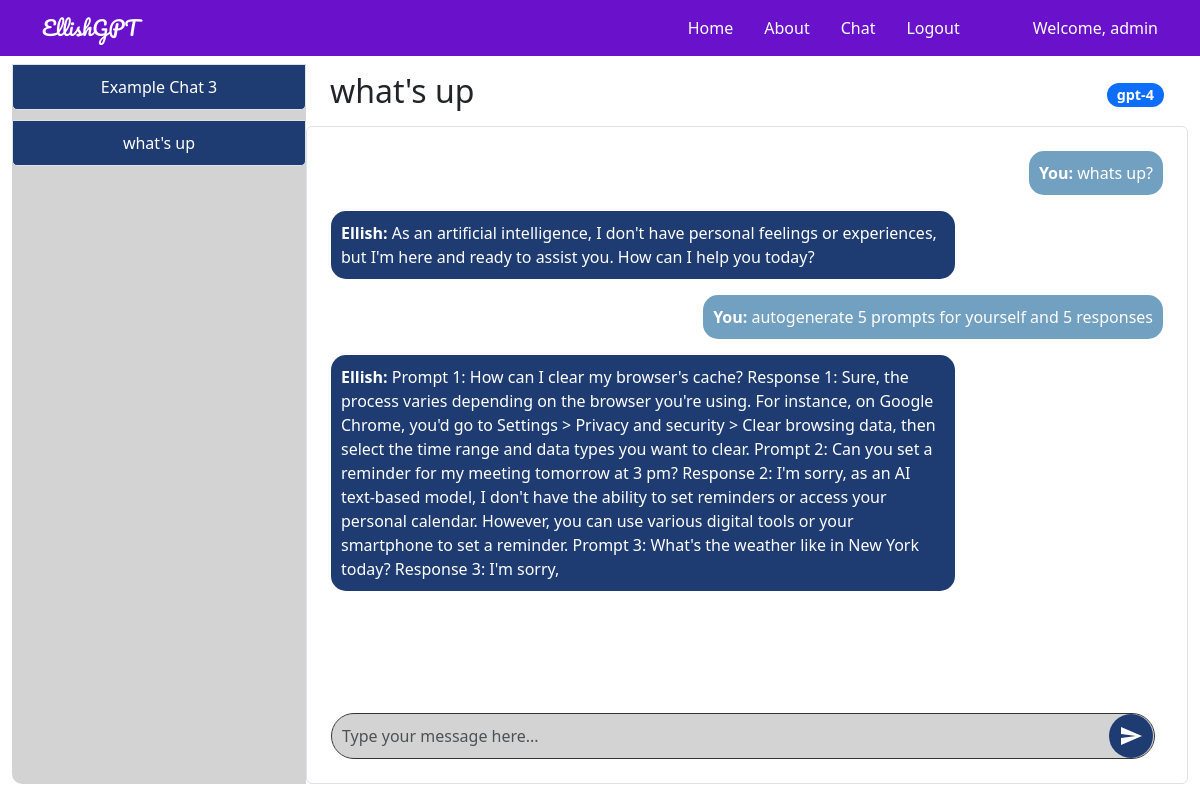
The page /chat/4 (signed in) on the database as committed earlier.
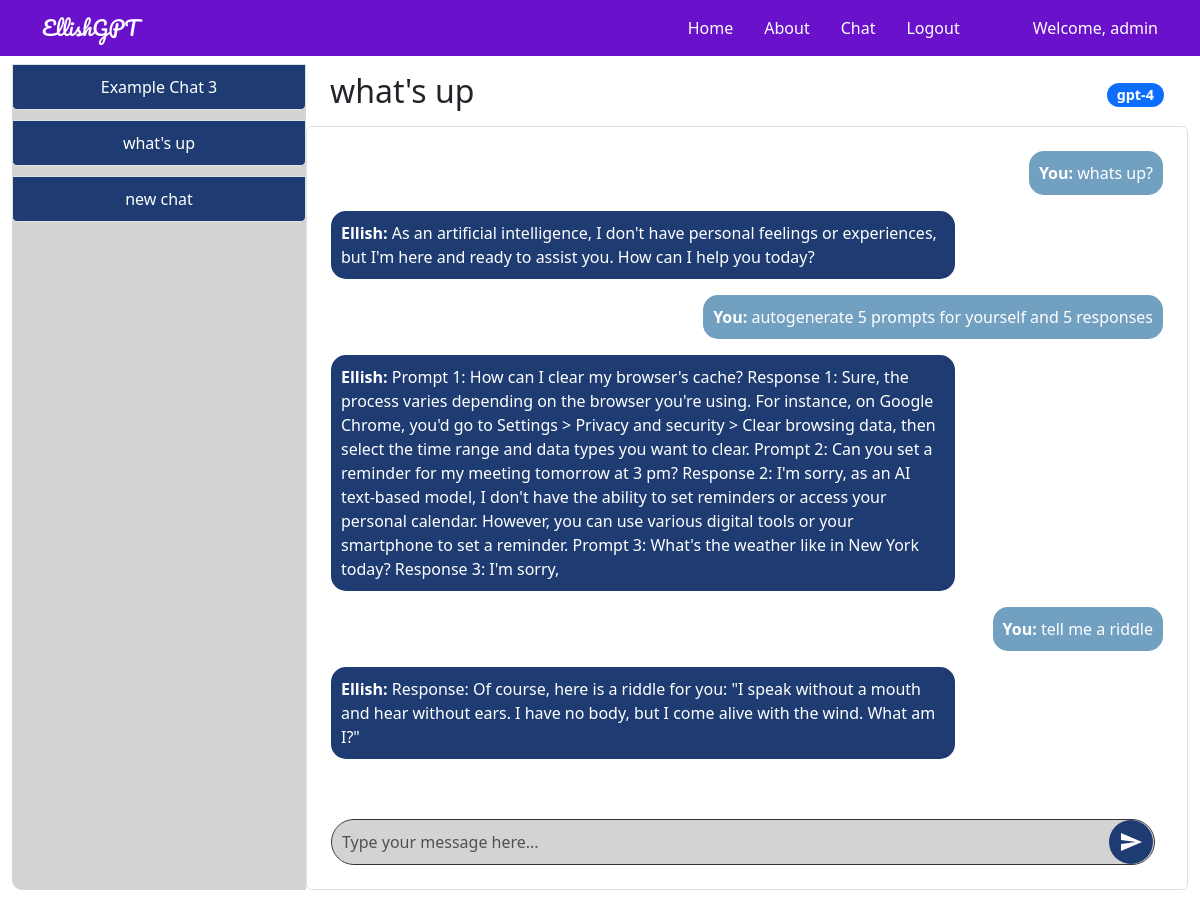
The same page on the database as committed later.
### tables this page shows
CREATE TABLE users (
        userid INTEGER PRIMARY KEY,
        username TEXT NOT NULL UNIQUE,
        password TEXT NOT NULL
    );

CREATE TABLE chats (
        chat_id INTEGER PRIMARY KEY,
        user_id INTEGER,
        model_id INTEGER,
        title TEXT,
        chat TEXT,
        time DATETIME,
        model_name TEXT,
        FOREIGN KEY(user_id) REFERENCES users(userid),
        FOREIGN KEY(model_id) REFERENCES models(modelid)
    );

CREATE TABLE chat_messages (
        id INTEGER PRIMARY KEY AUTOINCREMENT,
        chat_id INTEGER,
        sender TEXT,
        message TEXT,
        timestamp DATETIME DEFAULT CURRENT_TIMESTAMP,
        FOREIGN KEY (chat_id) REFERENCES chats(chat_id)
    );

### genaiserver_wl_folder/flask_app.py (the view, shortened to what this page needs)
    @app.route('/chat/<int:chat_id>', methods=['GET', 'POST'])
    @login_required
    def open_chat(chat_id):
        try:
            db = get_db()
            username = session['username']
            cur = db.execute('SELECT userid FROM users WHERE username = ?', (username,))
            user_id = cur.fetchone()[0]
            cur = db.execute('SELECT * FROM chats WHERE chat_id = ?', (chat_id,))
            chat = cur.fetchone()
            if chat is None:
                logging.error(f"Chat with id {chat_id} not found.")
                flash("Chat not found.")
                return redirect(url_for('chat'))
            chat_data = dict(time=chat[5], chat=chat[4], title=chat[3], chat_id=chat[0], model_name=chat[6])
            cur_messages = db.execute('SELECT sender, message FROM chat_messages WHERE chat_id = ? ORDER BY timestamp DESC LIMIT 10', (chat_id,))
            messages = [{'sender': row[0], 'message': row[1]} for row in cur_messages.fetchall()]
            messages.reverse()  # Reverse to show the latest message at the bottom
            cur2 = db.execute('SELECT * FROM chats WHERE user_id = ? ORDER BY time;', (user_id,))
            chats = [dict(time=row[5], chat=row[4], title=row[3], chat_id=row[0], model_name=row[6]) for row in cur2.fetchall()]
            return render_template("chat_detail.html", app_data=app_data, chat=chat_data, messages=messages, chats=chats)
        except Exception as e:
            logging.exception(f"Error opening chat {chat_id}: {e}")
            flash("An error occurred while trying to open the chat.")
            return redirect(url_for('chat'))

### templates/chat_detail.html (shortened to what this page needs)
{% extends 'layout.html' %} {% block body %}
<div class="container-fluid">
    <div class="row" style="height: 90vh; overflow: hidden">
        <div class="col-md-3 d-flex align-items-stretch p-0">
            <div
                class="list-group sidebar d-flex flex-column justify-content-start w-100"
                style="
                    height: 100%;
                    border-radius: 10px 0 0 10px;
                    background-color: #d3d3d3;
                "
            >
                {% for chat in chats %}
                <div class="position-relative chat-item">
                    <a
                        href="{{ url_for('open_chat', chat_id=chat.chat_id) }}"
                        class="list-group-item list-group-item-action sidebar-item"
                    >
                        {{ chat.title }}
                    </a>
                </div>
                {% endfor %}
            </div>
        </div>
        <div
            class="col-md-9 d-flex flex-column p-0"
            style="
                height: 100%;
                border-radius: 0 10px 10px 0;
                background-color: #ffffff;
            "
        >
            <div
                class="d-flex justify-content-between align-items-center w-100 px-4 py-2"
                style="flex-shrink: 0"
            >
                <h2>{{ chat.title }}</h2>
                <span class="badge bg-primary">{{ chat.model_name }}</span>
            </div>
            <div
                class="chat-box p-4 border rounded bg-white"
                style="
                    flex-grow: 1;
                    padding: 20px;
                    height: 0;
                    border: 2px solid black;
                    overflow-y: auto;
                "
            >
                <div
                    id="chatHistory"
                    class="chat-history mb-4"
                    style="flex-grow: 1; padding-bottom: 1rem"
                >
                    {% for message in messages %}
                    <div
                        class="chat-message {{ 'align-self-end' if message.sender == 'You' else 'align-self-start' }}"
                        style="display: flex; flex-direction: column; align-items: {{ 'flex-end' if message.sender == 'You' else 'flex-start' }};"
                    >
                        <div
                            class="message-bubble {{ 'user-bubble' if message.sender == 'You' else 'bot-bubble' }}"
                            style="{{ 'background-color: #72a0c1; color: white;' if message.sender == 'You' else 'background-color: #1e3c72; color: white;' }}"
                        >
                            <strong>{{ message.sender }}:</strong> {{
                            message.message }}
                        </div>
                    </div>
                    {% endfor %}
                </div>
                <div class="chat-input" style="flex-shrink: 0">
                    <form id="chatForm" class="d-flex align-items-center">
                        <textarea
                            class="form-control me-2"
                            rows="1"
                            name="chat"
                            id="chatInput"
                            placeholder="Type your message here..."
                            style="
                                background-color: #d3d3d3;
                                color: black;
                                border: 1px solid #333;
                                border-radius: 25px;
                                padding: 10px;
                                resize: none;
                                flex-grow: 1;
                                max-height: 100px;
                                overflow-y: auto;
                            "
                        ></textarea>
                        <button
                            class="btn btn-gradient"
                            type="button"
                            onclick="sendChat()"
                            style="
                                background: #1e3c72;
                                color: white;
                                border: none;
                                border-radius: 50%;
                                padding: 10px;
                                display: flex;
                                align-items: center;
                                justify-content: center;
                                position: absolute;
                                right: 10px;
                            "
                        >
                            <svg
                                xmlns="http://www.w3.org/2000/svg"
                                width="24"
                                height="24"
                                fill="white"
                                viewBox="0 0 24 24"
                            >
                                <path
                                    d="M2.01 21l20.99-9-20.99-9-.01 7 15 2-15 2z"
                                />
                            </svg>
                        </button>
                    </form>
                </div>
            </div>
        </div>
    </div>
</div>
{% endblock %}

### templates/layout.html (shortened to what this page needs)
<!doctype html>
<html lang="en">
    <head>
        <link
            href="https://cdn.jsdelivr.net/npm/bootstrap@5.3.0-alpha1/dist/css/bootstrap.min.css"
            rel="stylesheet"
        />
    </head>
    <body style="margin: 0; padding: 0">
        {% include 'includes/_navbar.html' %}
        <main role="main" class="container-fluid pt-5 mt-3">
            {% block body %}{% endblock %}
        </main>
    </body>
</html>

### templates/includes/_navbar.html (shortened to what this page needs)
<nav
    class="navbar navbar-expand-lg navbar-light fixed-top"
    style="background-color: #6a11cb"
>
    <div class="container">
        <a
            class="navbar-brand"
            href="/"
            style="color: white; font-family: &quot;Pacifico&quot;, cursive"
            >{{ app_data['project_name'] }}</a
        >
        <div class="collapse navbar-collapse" id="navbarResponsive">
            <ul class="navbar-nav ml-auto" style="margin-left: auto">
                <li
                    class="nav-item {% if request.path == '/' %}active{% endif %}"
                >
                    <a class="nav-link" href="/" style="color: white">Home</a>
                </li>
                <li
                    class="nav-item {% if request.path == '/about' %}active{% endif %}"
                >
                    <a class="nav-link" href="/about" style="color: white"
                        >About</a
                    >
                </li>
                <li
                    class="nav-item {% if request.path == '/chat' %}active{% endif %}"
                >
                    <a class="nav-link" href="/chat" style="color: white"
                        >Chat</a
                    >
                </li>
                {% if "logged_in" not in session %}
                <li
                    class="nav-item {% if request.path == '/login' %}active{% endif %}"
                >
                    <a class="nav-link" href="/login" style="color: white"
                        >Login</a
                    >
                </li>
                <li
                    class="nav-item {% if request.path == '/register' %}active{% endif %}"
                >
                    <a class="nav-link" href="/register" style="color: white"
                        >Register</a
                    >
                </li>
                {% else %}
                <li
                    class="nav-item {% if request.path == '/logout' %}active{% endif %}"
                >
                    <a class="nav-link" href="/logout" style="color: white"
                        >Logout</a
                    >
                </li>
                {% endif %}
            </ul>
            {% if "logged_in" in session %}
            <span class="navbar-text" style="margin-left: 50px; color: white"
                >Welcome, {{ session['username'] }}</span
            >
            {% endif %}
        </div>
    </div>
</nav>

### templates/layout.html (style rules this page uses)
.navbar-nav .nav-item .nav-link { transition: color 0.3s ease, text-decoration 0.3s ease; }
.navbar-nav .nav-item .nav-link { margin-right: 15px; }

### templates/chat_detail.html (style rules this page uses)
body { opacity: 1; transition: opacity 0.5s ease-in-out; }
.sidebar { background-color: #d3d3d3; height: 100%; flex-grow: 1; }
.sidebar-item { background-color: #1e3c72; color: white; margin-bottom: 10px; border-radius: 5px; padding: 10px; text-align: center; transition: background-color 0.3s, color 0.3s; }
.btn-gradient { background: linear-gradient(135deg, #6e8efb, #a777e3); color: white; border: none; border-radius: 25px; padding: 10px 20px; font-size: 16px; transition: background 0.3s, transform 0.3s; }
.chat-box { display: flex; flex-direction: column; width: 100%; overflow-y: auto; }
.chat-history { flex-grow: 1; overflow-y: auto; padding-bottom: 1rem; }
.chat-message { margin-bottom: 1rem; }
.chat-input { margin-top: 1rem; position: relative; }
textarea { width: 100%; background-color: #d3d3d3; color: black; border: 1px solid #333; border-radius: 25px; padding: 10px; resize: none; flex-grow: 1; max-height: 100px; overflow-y: auto; }
textarea::placeholder { color: #333; }
button { background-color: #1e3c72; color: #fff; border: none; border-radius: 50%; padding: 10px; cursor: pointer; transition: background-color 0.3s; display: flex; align-items: center; justify-content: center; position: absolute; right: 10px; }
.message-bubble { border-radius: 15px; padding: 10px; max-width: 75%; }
.user-bubble { background-color: #72a0c1; color: white; align-self: flex-end; text-align: right; }
.bot-bubble { background-color: #1e3c72; color: white; align-self: flex-start; text-align: left; }
.badge { background-color: #1e3c72; color: white; padding: 5px 10px; border-radius: 15px; font-size: 0.9rem; }

Rows that differ between the two databases and show on the page:
added chats: title "new chat"
added chat_messages: sender "You", message "tell me a riddle"
added chat_messages: sender "Ellish", message "Response: Of course, here is a riddle for you: \"I speak without a mouth and hear without ears. I have no body, but I come alive with the wind. What am I?\""
